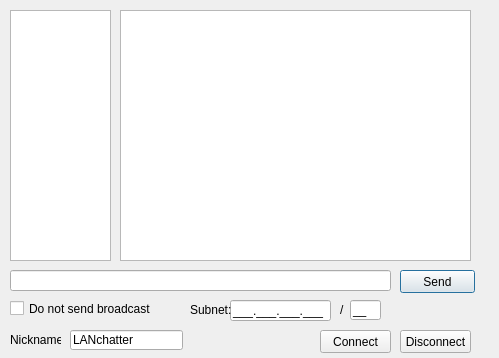
<?xml version="1.0" encoding="UTF-8"?>
<ui version="4.0">
 <class>Dialog</class>
 <widget class="QDialog" name="Dialog">
  <property name="windowModality">
   <enum>Qt::ApplicationModal</enum>
  </property>
  <property name="geometry">
   <rect>
    <x>0</x>
    <y>0</y>
    <width>499</width>
    <height>358</height>
   </rect>
  </property>
  <property name="sizePolicy">
   <sizepolicy hsizetype="Ignored" vsizetype="Ignored">
    <horstretch>0</horstretch>
    <verstretch>0</verstretch>
   </sizepolicy>
  </property>
  <property name="minimumSize">
   <size>
    <width>499</width>
    <height>358</height>
   </size>
  </property>
  <property name="maximumSize">
   <size>
    <width>499</width>
    <height>358</height>
   </size>
  </property>
  <property name="windowTitle">
   <string>LANchat</string>
  </property>
  <property name="sizeGripEnabled">
   <bool>false</bool>
  </property>
  <property name="modal">
   <bool>true</bool>
  </property>
  <widget class="QListView" name="listView">
   <property name="geometry">
    <rect>
     <x>10</x>
     <y>10</y>
     <width>101</width>
     <height>251</height>
    </rect>
   </property>
   <property name="editTriggers">
    <set>QAbstractItemView::NoEditTriggers</set>
   </property>
  </widget>
  <widget class="QLineEdit" name="lineEdit">
   <property name="geometry">
    <rect>
     <x>10</x>
     <y>270</y>
     <width>381</width>
     <height>21</height>
    </rect>
   </property>
  </widget>
  <widget class="QPushButton" name="pushButton">
   <property name="geometry">
    <rect>
     <x>400</x>
     <y>270</y>
     <width>75</width>
     <height>23</height>
    </rect>
   </property>
   <property name="text">
    <string>Send</string>
   </property>
   <property name="autoDefault">
    <bool>false</bool>
   </property>
   <property name="default">
    <bool>true</bool>
   </property>
  </widget>
  <widget class="QPlainTextEdit" name="plainTextEdit">
   <property name="geometry">
    <rect>
     <x>120</x>
     <y>10</y>
     <width>351</width>
     <height>251</height>
    </rect>
   </property>
   <property name="focusPolicy">
    <enum>Qt::NoFocus</enum>
   </property>
   <property name="readOnly">
    <bool>true</bool>
   </property>
   <property name="backgroundVisible">
    <bool>false</bool>
   </property>
  </widget>
  <widget class="QPushButton" name="pushButton_con">
   <property name="geometry">
    <rect>
     <x>320</x>
     <y>330</y>
     <width>71</width>
     <height>23</height>
    </rect>
   </property>
   <property name="text">
    <string>Connect</string>
   </property>
   <property name="autoDefault">
    <bool>false</bool>
   </property>
  </widget>
  <widget class="QLineEdit" name="lineEdit_subnet">
   <property name="geometry">
    <rect>
     <x>230</x>
     <y>300</y>
     <width>101</width>
     <height>21</height>
    </rect>
   </property>
   <property name="sizePolicy">
    <sizepolicy hsizetype="Fixed" vsizetype="Fixed">
     <horstretch>0</horstretch>
     <verstretch>0</verstretch>
    </sizepolicy>
   </property>
   <property name="inputMask">
    <string>000.000.000.000;_</string>
   </property>
  </widget>
  <widget class="QLabel" name="label">
   <property name="geometry">
    <rect>
     <x>190</x>
     <y>300</y>
     <width>41</width>
     <height>20</height>
    </rect>
   </property>
   <property name="text">
    <string>Subnet:</string>
   </property>
  </widget>
  <widget class="QCheckBox" name="checkBox_nobroadcast">
   <property name="geometry">
    <rect>
     <x>10</x>
     <y>300</y>
     <width>161</width>
     <height>17</height>
    </rect>
   </property>
   <property name="text">
    <string>Do not send broadcast</string>
   </property>
  </widget>
  <widget class="QLineEdit" name="lineEdit_netmask">
   <property name="geometry">
    <rect>
     <x>350</x>
     <y>300</y>
     <width>31</width>
     <height>20</height>
    </rect>
   </property>
   <property name="sizePolicy">
    <sizepolicy hsizetype="Fixed" vsizetype="Fixed">
     <horstretch>0</horstretch>
     <verstretch>0</verstretch>
    </sizepolicy>
   </property>
   <property name="acceptDrops">
    <bool>true</bool>
   </property>
   <property name="inputMask">
    <string>00;_</string>
   </property>
  </widget>
  <widget class="QLabel" name="label_2">
   <property name="geometry">
    <rect>
     <x>340</x>
     <y>302</y>
     <width>16</width>
     <height>16</height>
    </rect>
   </property>
   <property name="text">
    <string>/</string>
   </property>
  </widget>
  <widget class="QLineEdit" name="lineEdit_nickname">
   <property name="geometry">
    <rect>
     <x>70</x>
     <y>330</y>
     <width>113</width>
     <height>20</height>
    </rect>
   </property>
   <property name="text">
    <string>LANchatter</string>
   </property>
  </widget>
  <widget class="QPushButton" name="pushButton_discon">
   <property name="geometry">
    <rect>
     <x>400</x>
     <y>330</y>
     <width>71</width>
     <height>23</height>
    </rect>
   </property>
   <property name="text">
    <string>Disconnect</string>
   </property>
  </widget>
  <widget class="QLabel" name="label_3">
   <property name="geometry">
    <rect>
     <x>10</x>
     <y>330</y>
     <width>51</width>
     <height>20</height>
    </rect>
   </property>
   <property name="text">
    <string>Nickname:</string>
   </property>
  </widget>
 </widget>
 <layoutdefault spacing="6" margin="11"/>
 <tabstops>
  <tabstop>lineEdit_nickname</tabstop>
  <tabstop>lineEdit_subnet</tabstop>
  <tabstop>lineEdit_netmask</tabstop>
  <tabstop>pushButton_con</tabstop>
  <tabstop>lineEdit</tabstop>
  <tabstop>pushButton</tabstop>
  <tabstop>checkBox_nobroadcast</tabstop>
  <tabstop>listView</tabstop>
  <tabstop>plainTextEdit</tabstop>
  <tabstop>pushButton_discon</tabstop>
 </tabstops>
 <resources/>
 <connections>
  <connection>
   <sender>pushButton</sender>
   <signal>pressed()</signal>
   <receiver>Dialog</receiver>
   <slot>OnSend()</slot>
   <hints>
    <hint type="sourcelabel">
     <x>326</x>
     <y>278</y>
    </hint>
    <hint type="destinationlabel">
     <x>303</x>
     <y>296</y>
    </hint>
   </hints>
  </connection>
  <connection>
   <sender>pushButton_con</sender>
   <signal>pressed()</signal>
   <receiver>Dialog</receiver>
   <slot>OnConnect()</slot>
   <hints>
    <hint type="sourcelabel">
     <x>320</x>
     <y>330</y>
    </hint>
    <hint type="destinationlabel">
     <x>225</x>
     <y>149</y>
    </hint>
   </hints>
  </connection>
  <connection>
   <sender>pushButton_discon</sender>
   <signal>pressed()</signal>
   <receiver>Dialog</receiver>
   <slot>OnDisconnect()</slot>
   <hints>
    <hint type="sourcelabel">
     <x>435</x>
     <y>341</y>
    </hint>
    <hint type="destinationlabel">
     <x>249</x>
     <y>178</y>
    </hint>
   </hints>
  </connection>
 </connections>
 <slots>
  <slot>OnSend()</slot>
  <slot>OnConnect()</slot>
  <slot>OnDisconnect()</slot>
 </slots>
</ui>
